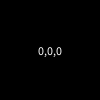
Frame 1 (no input)
Frame 60 (the mouse pressed at the canvas centre just before this capture): identical to frame 1, image omitted
Frame 120 (the mouse held since frame 60 and released just before this capture): identical to frame 1, image omitted

The Processing sketch that drew this single still picture (run headless with seeded random() and noise(); from frame 60 on, the mouse is pressed at the canvas centre):

// Processing sketch: FadeColor
// ── FadeColor.pde
/** Press any key to fade to a new random color **/

FadeColorTimer fc;

void setup(){
  fc = new FadeColorTimer( color(0, 0, 0), color(255,0,0), 4000, 1500);
  textAlign(CENTER,CENTER);
}

void draw(){
  background(0);
  fill(fc.c());
  rect(10,10,80,80);
  fill(255);
  text(fc.text(), width/2,height/2);  
}

    void keyReleased(){
      color cr = color(random(255), random(255), random(255));
      fc.set(cr);
    }

/**
 * FadeColorTimer is a timer object that contains two colors
 * interpolated by lerpColor().
 * Instantiate with two colors, a start time, and a duration.
 * c() returns the current interpolated color value
 * set() updates the color, colors, and/or timer.
 **/

class FadeColorTimer {
  color c1, c2, c;
  int start, duration;
  FadeColorTimer(color _c1, color _c2, int _start, int _duration){
    c = _c1;
    c1 = _c1;
    c2 = _c2;
    start = _start;
    duration = _duration;
  }
  void set(color _c2){
    set(c, _c2, millis(), duration);
  }
  void set(color _c2, int _duration){
    set(c, _c2, millis(), _duration);
  }
  void set(color _c2, int _start, int _duration){
    set(c, _c2, _start, _duration);
  }
  void set(color _c1, color _c2, int _start, int _duration){
    c1 = _c1;
    c2 = _c2;
    start = _start;
    duration = _duration;
  }
  void update(){
    println(c1, c2, map(millis(), start, start+duration, 0.0, 1.0));
    c = lerpColor( c1, c2, map(millis(), start, start+duration, 0.0, 1.0));
  }
  color c(){
    this.update();
    return c;
  }
  String text(){
    String[] str = {
      str((int)red(fc.c)),
      str((int)green(fc.c)),
      str((int)blue(fc.c))
    };
    return join(str, ',');
  }
}
